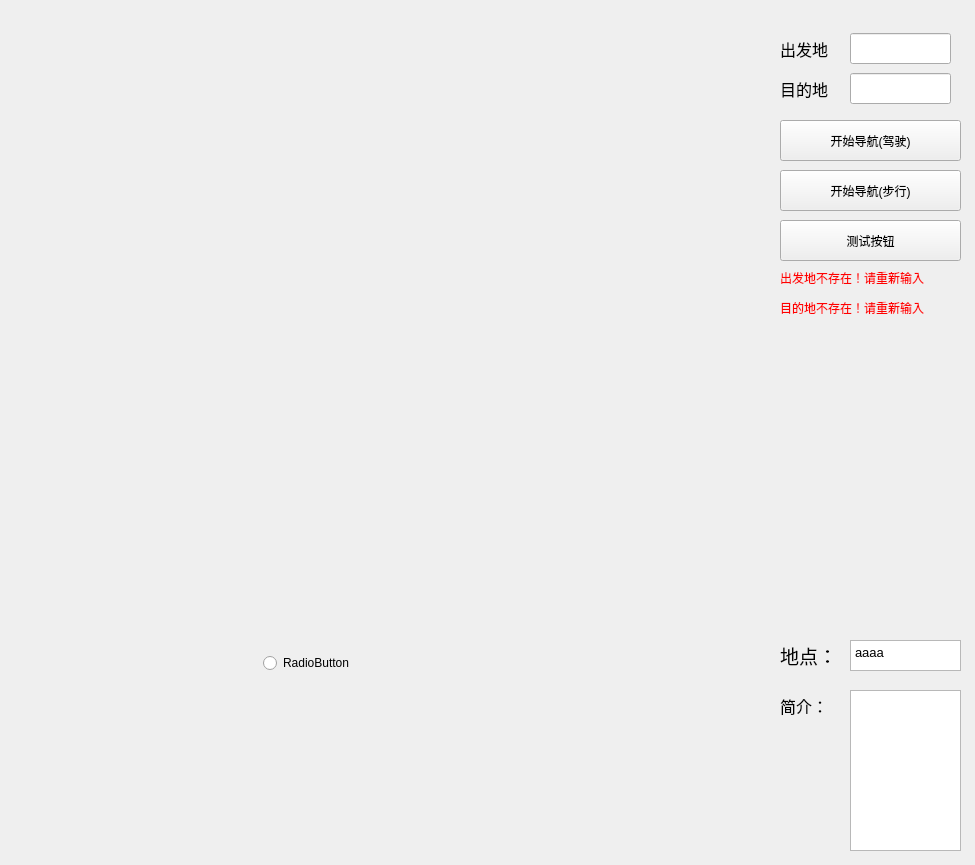
<?xml version="1.0" encoding="UTF-8"?>
<ui version="4.0">
 <class>MainWindow</class>
 <widget class="QMainWindow" name="MainWindow">
  <property name="geometry">
   <rect>
    <x>0</x>
    <y>0</y>
    <width>975</width>
    <height>865</height>
   </rect>
  </property>
  <property name="cursor">
   <cursorShape>PointingHandCursor</cursorShape>
  </property>
  <property name="windowTitle">
   <string>MainWindow</string>
  </property>
  <property name="styleSheet">
   <string notr="true">#MainWindow {
	border-image:url(E:/Programming/Data Structure/Project4/sysumap/Project4/map.jpg)
}

#MainWindow *{
	border-image: url()
}</string>
  </property>
  <widget class="QWidget" name="centralWidget">
   <widget class="QPushButton" name="pushButton">
    <property name="geometry">
     <rect>
      <x>780</x>
      <y>220</y>
      <width>181</width>
      <height>41</height>
     </rect>
    </property>
    <property name="cursor">
     <cursorShape>PointingHandCursor</cursorShape>
    </property>
    <property name="styleSheet">
     <string notr="true"/>
    </property>
    <property name="text">
     <string>测试按钮</string>
    </property>
   </widget>
   <widget class="QLabel" name="label">
    <property name="geometry">
     <rect>
      <x>780</x>
      <y>640</y>
      <width>55</width>
      <height>31</height>
     </rect>
    </property>
    <property name="font">
     <font>
      <pointsize>14</pointsize>
     </font>
    </property>
    <property name="text">
     <string>地点：</string>
    </property>
   </widget>
   <widget class="QLabel" name="label_2">
    <property name="geometry">
     <rect>
      <x>780</x>
      <y>690</y>
      <width>55</width>
      <height>31</height>
     </rect>
    </property>
    <property name="font">
     <font>
      <pointsize>12</pointsize>
     </font>
    </property>
    <property name="text">
     <string>简介：</string>
    </property>
   </widget>
   <widget class="QTextBrowser" name="Location">
    <property name="geometry">
     <rect>
      <x>850</x>
      <y>640</y>
      <width>111</width>
      <height>31</height>
     </rect>
    </property>
    <property name="html">
     <string>&lt;!DOCTYPE HTML PUBLIC &quot;-//W3C//DTD HTML 4.0//EN&quot; &quot;http://www.w3.org/TR/REC-html40/strict.dtd&quot;&gt;
&lt;html&gt;&lt;head&gt;&lt;meta name=&quot;qrichtext&quot; content=&quot;1&quot; /&gt;&lt;style type=&quot;text/css&quot;&gt;
p, li { white-space: pre-wrap; }
&lt;/style&gt;&lt;/head&gt;&lt;body style=&quot; font-family:'MS Shell Dlg 2'; font-size:7.8pt; font-weight:400; font-style:normal;&quot;&gt;
&lt;p style=&quot; margin-top:0px; margin-bottom:0px; margin-left:0px; margin-right:0px; -qt-block-indent:0; text-indent:0px;&quot;&gt;&lt;span style=&quot; font-size:10pt;&quot;&gt;aaaa&lt;/span&gt;&lt;/p&gt;&lt;/body&gt;&lt;/html&gt;</string>
    </property>
   </widget>
   <widget class="QTextBrowser" name="Info">
    <property name="geometry">
     <rect>
      <x>850</x>
      <y>690</y>
      <width>111</width>
      <height>161</height>
     </rect>
    </property>
   </widget>
   <widget class="QRadioButton" name="radioButton">
    <property name="geometry">
     <rect>
      <x>263</x>
      <y>653</y>
      <width>95</width>
      <height>20</height>
     </rect>
    </property>
    <property name="text">
     <string>RadioButton</string>
    </property>
   </widget>
   <widget class="QLabel" name="label_3">
    <property name="geometry">
     <rect>
      <x>780</x>
      <y>33</y>
      <width>71</width>
      <height>31</height>
     </rect>
    </property>
    <property name="font">
     <font>
      <pointsize>12</pointsize>
     </font>
    </property>
    <property name="text">
     <string>出发地</string>
    </property>
   </widget>
   <widget class="QLabel" name="label_4">
    <property name="geometry">
     <rect>
      <x>780</x>
      <y>73</y>
      <width>71</width>
      <height>31</height>
     </rect>
    </property>
    <property name="font">
     <font>
      <pointsize>12</pointsize>
     </font>
    </property>
    <property name="text">
     <string>目的地</string>
    </property>
   </widget>
   <widget class="QLineEdit" name="StartPtn">
    <property name="geometry">
     <rect>
      <x>850</x>
      <y>33</y>
      <width>101</width>
      <height>31</height>
     </rect>
    </property>
   </widget>
   <widget class="QLineEdit" name="EndPtn">
    <property name="geometry">
     <rect>
      <x>850</x>
      <y>73</y>
      <width>101</width>
      <height>31</height>
     </rect>
    </property>
   </widget>
   <widget class="QPushButton" name="StartDrive">
    <property name="geometry">
     <rect>
      <x>780</x>
      <y>120</y>
      <width>181</width>
      <height>41</height>
     </rect>
    </property>
    <property name="text">
     <string>开始导航(驾驶)</string>
    </property>
   </widget>
   <widget class="QLabel" name="startPtnError">
    <property name="geometry">
     <rect>
      <x>780</x>
      <y>270</y>
      <width>181</width>
      <height>16</height>
     </rect>
    </property>
    <property name="font">
     <font>
      <pointsize>9</pointsize>
     </font>
    </property>
    <property name="styleSheet">
     <string notr="true">#startPtnError {
	color:red;
}
</string>
    </property>
    <property name="text">
     <string>出发地不存在！请重新输入</string>
    </property>
   </widget>
   <widget class="QLabel" name="EndPtnError">
    <property name="geometry">
     <rect>
      <x>780</x>
      <y>300</y>
      <width>181</width>
      <height>16</height>
     </rect>
    </property>
    <property name="font">
     <font>
      <pointsize>9</pointsize>
     </font>
    </property>
    <property name="styleSheet">
     <string notr="true">#EndPtnError {
	color:red;
}</string>
    </property>
    <property name="text">
     <string>目的地不存在！请重新输入</string>
    </property>
   </widget>
   <widget class="QPushButton" name="StartWalk">
    <property name="geometry">
     <rect>
      <x>780</x>
      <y>170</y>
      <width>181</width>
      <height>41</height>
     </rect>
    </property>
    <property name="text">
     <string>开始导航(步行)</string>
    </property>
   </widget>
  </widget>
 </widget>
 <layoutdefault spacing="6" margin="11"/>
 <resources/>
 <connections/>
</ui>
